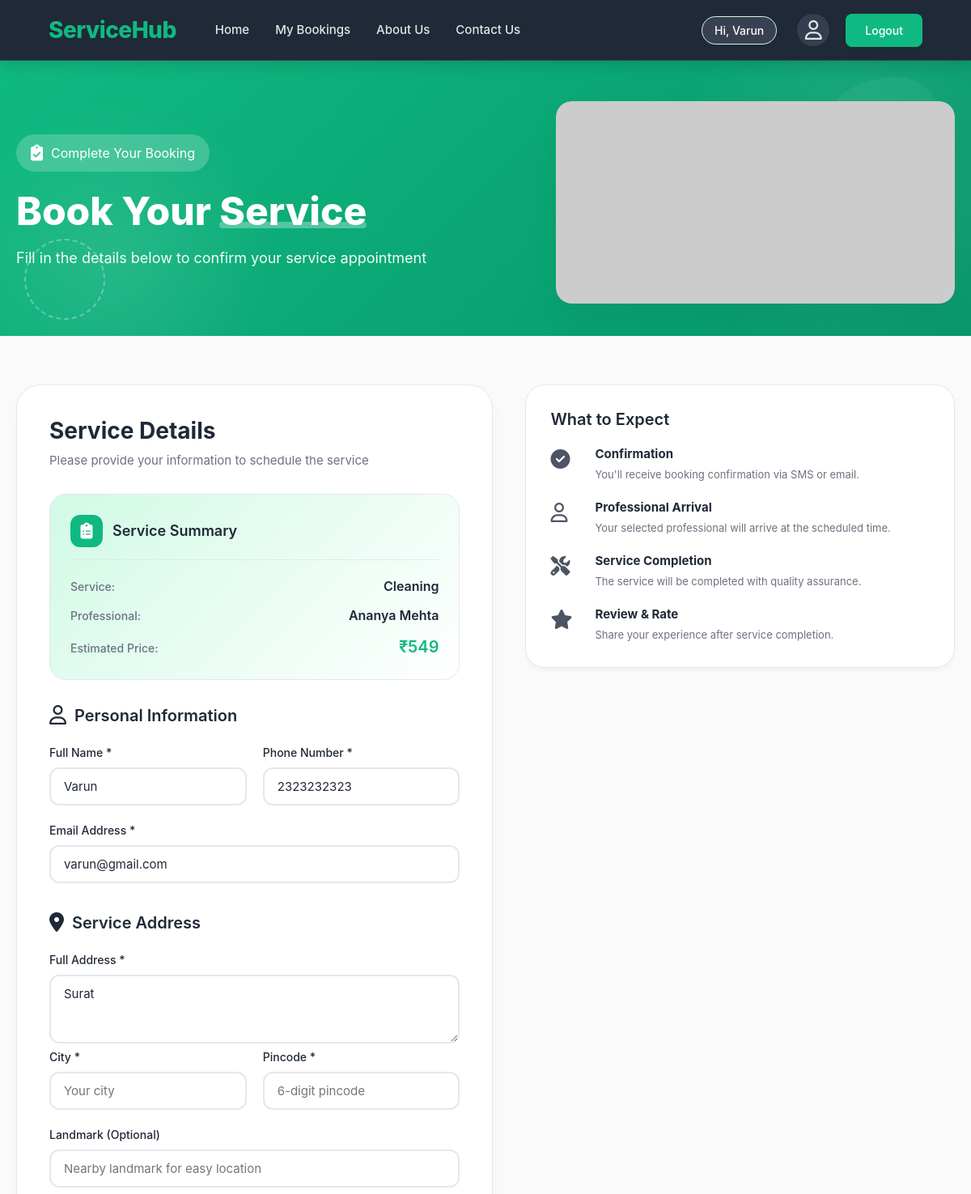
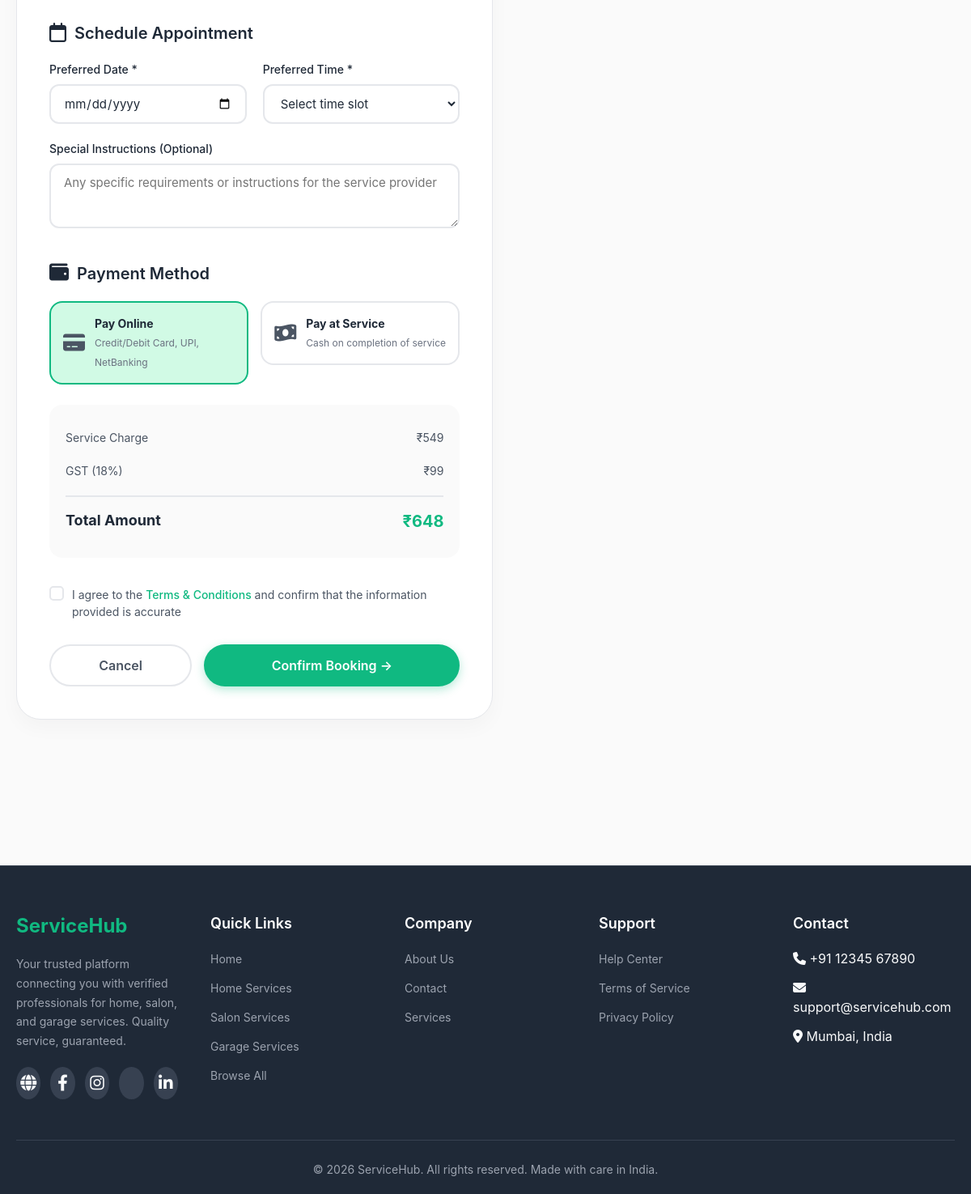
The app's page /booking.php?provider_id=1 (signed in) with its own data (2 pictures, top to bottom).
### tables this page shows
CREATE TABLE `provider` (
  `provider_id` int(11) NOT NULL,
  `service_id` int(11) NOT NULL,
  `provider_name` varchar(100) NOT NULL,
  `gender` enum('male','female','other') NOT NULL DEFAULT 'male',
  `phone_no` varchar(15) NOT NULL,
  `email` varchar(120) NOT NULL,
  `address` text DEFAULT NULL,
  `city` varchar(80) DEFAULT NULL,
  `experience_years` int(11) DEFAULT 0,
  `rating` decimal(2,1) DEFAULT 0.0,
  `completed_jobs` int(11) DEFAULT 0,
  `price` decimal(10,2) DEFAULT 0.00,
  `availability` enum('yes','no') DEFAULT 'yes',
  `image_url` varchar(500) DEFAULT NULL,
  `bio` text DEFAULT NULL,
  `created_at` timestamp NOT NULL DEFAULT current_timestamp()
);

CREATE TABLE `services` (
  `id` int(11) NOT NULL,
  `category_id` int(11) NOT NULL,
  `icon` varchar(100) NOT NULL COMMENT 'Stores icon class (FontAwesome) or SVG path',
  `icon_type` enum('fontawesome','svg') DEFAULT 'fontawesome' COMMENT 'Specifies icon rendering method',
  `name` varchar(100) NOT NULL,
  `description` text DEFAULT NULL,
  `professional_count` int(11) DEFAULT 0,
  `is_popular` tinyint(1) DEFAULT 0,
  `created_at` timestamp NOT NULL DEFAULT current_timestamp()
);

CREATE TABLE `users` (
  `user_id` int(11) NOT NULL,
  `user_name` varchar(100) NOT NULL,
  `password` varchar(255) NOT NULL,
  `user_email_id` varchar(100) NOT NULL,
  `phone` varchar(20) DEFAULT NULL,
  `address` text DEFAULT NULL,
  `dob` date DEFAULT NULL,
  `role` enum('user','admin') NOT NULL DEFAULT 'user',
  `created_at` timestamp NOT NULL DEFAULT current_timestamp()
);

### booking.php (the view, shortened to what this page needs)
<?php
require_once 'db_conn.php';
$providerId = isset($_GET['provider_id']) ? (int) $_GET['provider_id'] : 0;
$userData = [
    'user_name' => $_SESSION['username'] ?? '',
    'user_email_id' => $_SESSION['user_email'] ?? '',
    'phone' => '',
    'address' => ''
];
$providerSql = "SELECT p.provider_id, p.provider_name, p.price, s.id AS service_id, s.name AS service_name,
                       c.id AS category_id, c.slug AS category_slug
                FROM provider p
                INNER JOIN services s ON s.id = p.service_id
                INNER JOIN categories c ON c.id = s.category_id
                WHERE p.provider_id = ?
                LIMIT 1";
$providerStmt = $conn->prepare($providerSql);
$providerStmt->bind_param("i", $providerId);
$providerStmt->execute();
$providerResult = $providerStmt->get_result();
$providerData = $providerResult->fetch_assoc();
$serviceName = $providerData['service_name'];
$providerName = $providerData['provider_name'];
$price = (float) $providerData['price'];
$userSql = "SELECT user_name, user_email_id, phone, address FROM users WHERE user_id = ? LIMIT 1";
$userStmt = $conn->prepare($userSql);
$userStmt->bind_param("i", $_SESSION['user_id']);
$userStmt->execute();
$userResult = $userStmt->get_result();
$dbUser = $userResult->fetch_assoc();
if ($dbUser) {
    $userData = $dbUser;
}
include 'header.php';
?>
<section class="booking-hero">
    <div class="booking-hero-container">
        <div class="booking-hero-content">
            <div class="booking-hero-badge">
                <span class="hero-badge-icon"><i class="fa-solid fa-clipboard-check"></i></span>
                <span>Complete Your Booking</span>
            </div>
            <h1>Book Your <span class="hero-highlight">Service</span></h1>
            <p class="booking-hero-description">Fill in the details below to confirm your service appointment</p>
        </div>
        <div class="booking-hero-image">
            <img src="https://images.unsplash.com/photo-1556740714-a8395b3bf30f?ixlib=rb-1.2.1&auto=format&fit=crop&w=800&q=80"
                 alt="Booking Confirmation"
                 onerror="this.src='https://via.placeholder.com/400x300?text=Complete+Booking'">
        </div>
    </div>
    <div class="booking-decoration-1"></div>
</section>
<section class="booking-main-section">
    <div class="booking-container">
        <div class="booking-form-column">
            <div class="booking-form-card">
                <h2 class="booking-form-title">Service Details</h2>
                <p class="booking-form-subtitle">Please provide your information to schedule the service</p>
                <form action="process-booking.php" method="POST" class="booking-form">
                    <div class="service-summary-card">
                        <div class="summary-header">
                            <div class="summary-icon">
                                <i class="fa-solid fa-clipboard-list"></i>
                            </div>
                            <h3>Service Summary</h3>
                        </div>
                        <div class="summary-details">
                            <div class="summary-row">
                                <span class="summary-label">Service:</span>
                                <span class="summary-value"><?php echo htmlspecialchars($serviceName); ?></span>
                            </div>
                            <div class="summary-row">
                                <span class="summary-label">Professional:</span>
                                <span class="summary-value"><?php echo htmlspecialchars($providerName); ?></span>
                            </div>
                            <div class="summary-row">
                                <span class="summary-label">Estimated Price:</span>
                                <span class="summary-value price">&#8377;<?php echo number_format($price, 0); ?></span>
                            </div>
                        </div>
                    </div>
                    <div class="form-section">
                        <h3 class="form-section-title">
                            <span class="section-icon"><i class="fa-regular fa-user"></i></span>
                            Personal Information
                        </h3>
                        <div class="form-row">
                            <div class="form-group">
                                <label for="full_name">Full Name *</label>
                                <input type="text" id="full_name" name="full_name" required placeholder="Enter your full name" class="form-input" value="<?php echo htmlspecialchars($userData['user_name'] ?? ''); ?>">
                            </div>
                            <div class="form-group">
                                <label for="phone">Phone Number *</label>
                                <input type="tel" id="phone" name="phone" required placeholder="10-digit mobile number" class="form-input" pattern="[0-9]{10}" value="<?php echo htmlspecialchars($userData['phone'] ?? ''); ?>">
                            </div>
                        </div>
                        <div class="form-group">
                            <label for="email">Email Address *</label>
                            <input type="email" id="email" name="email" required placeholder="you@example.com" class="form-input" value="<?php echo htmlspecialchars($userData['user_email_id'] ?? ''); ?>">
                        </div>
                    </div>
                    <div class="form-section">
                        <h3 class="form-section-title">
                            <span class="section-icon"><i class="fa-solid fa-location-dot"></i></span>
                            Service Address
                        </h3>
                        <div class="form-group">
                            <label for="address">Full Address *</label>
                            <textarea id="address" name="address" rows="3" required placeholder="House/Flat No., Building Name, Street, Area" class="form-textarea"><?php echo htmlspecialchars($userData['address'] ?? ''); ?></textarea>
                        </div>
                        <div class="form-row">
                            <div class="form-group">
                                <label for="city">City *</label>
                                <input type="text" id="city" name="city" required placeholder="Your city" class="form-input">
                            </div>
                            <div class="form-group">
                                <label for="pincode">Pincode *</label>
                                <input type="text" id="pincode" name="pincode" required placeholder="6-digit pincode" class="form-input" maxlength="6" pattern="[0-9]{6}">
                            </div>
                        </div>
                        <div class="form-group">
                            <label for="landmark">Landmark (Optional)</label>
                            <input type="text" id="landmark" name="landmark" placeholder="Nearby landmark for easy location" class="form-input">
                        </div>
                    </div>
                    <div class="form-section">
                        <h3 class="form-section-title">
                            <span class="section-icon"><i class="fa-regular fa-calendar"></i></span>
                            Schedule Appointment
                        </h3>
                        <div class="form-row">
                            <div class="form-group">
                                <label for="booking_date">Preferred Date *</label>
                                <input type="date" id="booking_date" name="booking_date" required class="form-input" min="<?php echo date('Y-m-d'); ?>">
                            </div>
                            <div class="form-group">
                                <label for="booking_time">Preferred Time *</label>
                                <select id="booking_time" name="booking_time" required class="form-select">
                                    <option value="">Select time slot</option>
                                </select>
                            </div>
                        </div>
                        <div class="form-group">
                            <label for="special_instructions">Special Instructions (Optional)</label>
                            <textarea id="special_instructions" name="special_instructions" rows="2" placeholder="Any specific requirements or instructions for the service provider" class="form-textarea"></textarea>
                        </div>
                    </div>
                    <div class="form-section">
                        <h3 class="form-section-title">
                            <span class="section-icon"><i class="fa-solid fa-wallet"></i></span>
                            Payment Method
                        </h3>
                        <div class="payment-options">
                            <label class="payment-option">
                                <div class="payment-option-content">
                                    <span class="payment-icon"><i class="fa-solid fa-credit-card"></i></span>
                                    <div class="payment-info">
                                        <strong>Pay Online</strong>
                                        <small>Credit/Debit Card, UPI, NetBanking</small>
                                    </div>
                                </div>
                            </label>
                            <label class="payment-option">
                                <div class="payment-option-content">
                                    <span class="payment-icon"><i class="fa-solid fa-money-bill-wave"></i></span>
                                    <div class="payment-info">
                                        <strong>Pay at Service</strong>
                                        <small>Cash on completion of service</small>
                                    </div>
                                </div>
                            </label>
                        </div>
                        <div class="price-breakdown">
                            <div class="price-row">
                                <span>Service Charge</span>
                                <span>&#8377;<?php echo number_format($price, 0); ?></span>
                            </div>
                            <div class="price-row">
                                <span>GST (18%)</span>
                                <span>&#8377;<?php echo number_format($price * 0.18, 0); ?></span>
                            </div>
                            <div class="price-row total">
                                <span>Total Amount</span>
                                <span class="total-price">&#8377;<?php echo number_format($price * 1.18, 0); ?></span>
                            </div>
                        </div>
                    </div>
                    <div class="terms-group">
                        <label class="checkbox-container">
                            <span class="checkmark"></span>
                            <span>I agree to the <a href="terms.php" class="terms-link">Terms &amp; Conditions</a> and confirm that the information provided is accurate</span>
                        </label>
                    </div>
                    <div class="form-actions">
                        <button type="button" class="btn-cancel" onclick="history.back()">Cancel</button>
                        <button type="submit" class="btn-submit">Confirm Booking &rarr;</button>
                    </div>
                </form>
            </div>
        </div>
        <div class="booking-info-column">
            <div class="booking-info-card">
                <h3>What to Expect</h3>
                <div class="info-list">
                    <div class="info-item">
                        <span class="info-icon"><i class="fa-solid fa-circle-check"></i></span>
                        <div>
                            <strong>Confirmation</strong>
                            <p>You'll receive booking confirmation via SMS or email.</p>
                        </div>
                    </div>
                    <div class="info-item">
                        <span class="info-icon"><i class="fa-regular fa-user"></i></span>
                        <div>
                            <strong>Professional Arrival</strong>
                            <p>Your selected professional will arrive at the scheduled time.</p>
                        </div>
                    </div>
                    <div class="info-item">
                        <span class="info-icon"><i class="fa-solid fa-screwdriver-wrench"></i></span>
                        <div>
                            <strong>Service Completion</strong>
                            <p>The service will be completed with quality assurance.</p>
                        </div>
                    </div>
                    <div class="info-item">
                        <span class="info-icon"><i class="fa-solid fa-star"></i></span>
                        <div>
                            <strong>Review &amp; Rate</strong>
                            <p>Share your experience after service completion.</p>
                        </div>
                    </div>
                </div>
            </div>
        </div>
    </div>
</section>
<?php include 'footer.php'; ?>

### records on screen
provider: service.name "Cleaning", provider_name "Ananya Mehta", price "549", $price*0.18 "99", $price*1.18 "648"
users: full_name "Varun", phone "2323232323", email "varun@gmail.com", address "Surat"

### other values on screen
$_SESSION['username'] "Varun"
